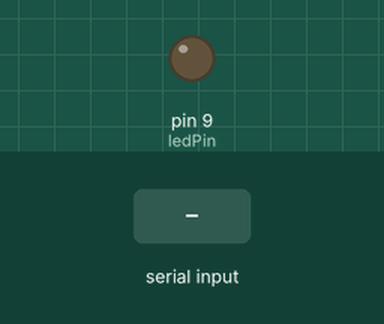
The sketch below on a simulated Arduino Uno, built with avr-gcc and run on an emulated ATmega328P. Shown: output pins drawn as LEDs (lit = HIGH). The inputs (shaded band) are chosen by the test bench.

Above: at 1.2 s.
1.3 s: "90,45\n" received over Serial
At 2.1 s:
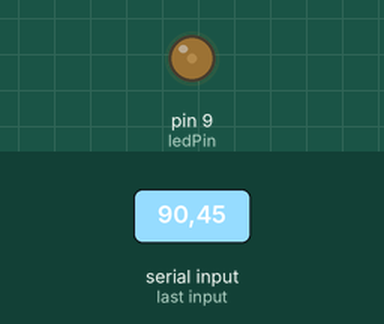
3.8 s: "30,150\n" received over Serial
At 4.2 s:
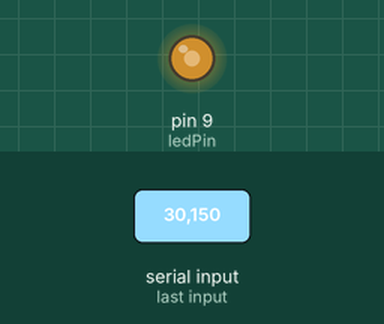
6.3 s: "200\n" received over Serial
At 7.1 s:
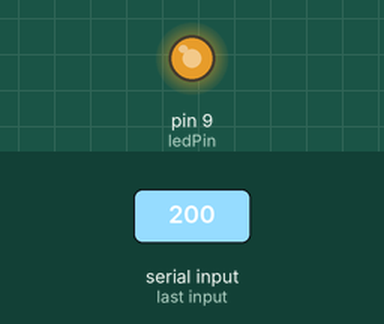
Timing chart, 0 to 9.3 s (numbered marks = the images above; inputs shaded):
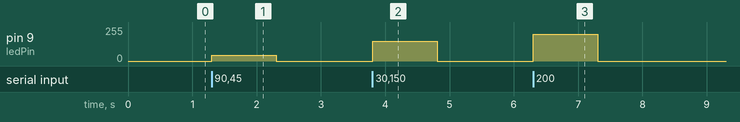

Measured:
- after the input at 1.3 s, pin 9 (ledPin): 0/255 → 45/255 at once, → 0/255 1.0 s later
- after the input at 3.8 s, pin 9 (ledPin): 0/255 → 150/255 at once, → 0/255 1.0 s later
- after the input at 6.3 s, pin 9 (ledPin): 0/255 → 200/255 at once, → 0/255 1.0 s later

The sketch:

arduino_code.ino
```cpp
const int ledPin = 9;

void setup() {

  Serial.begin(9600);

  pinMode(ledPin, OUTPUT);

}

void loop() {

  if (Serial.available() > 0) {

    int brightness = Serial.parseInt();

    brightness = constrain(brightness, 0, 255);

    analogWrite(ledPin, brightness);

  }

}
```
